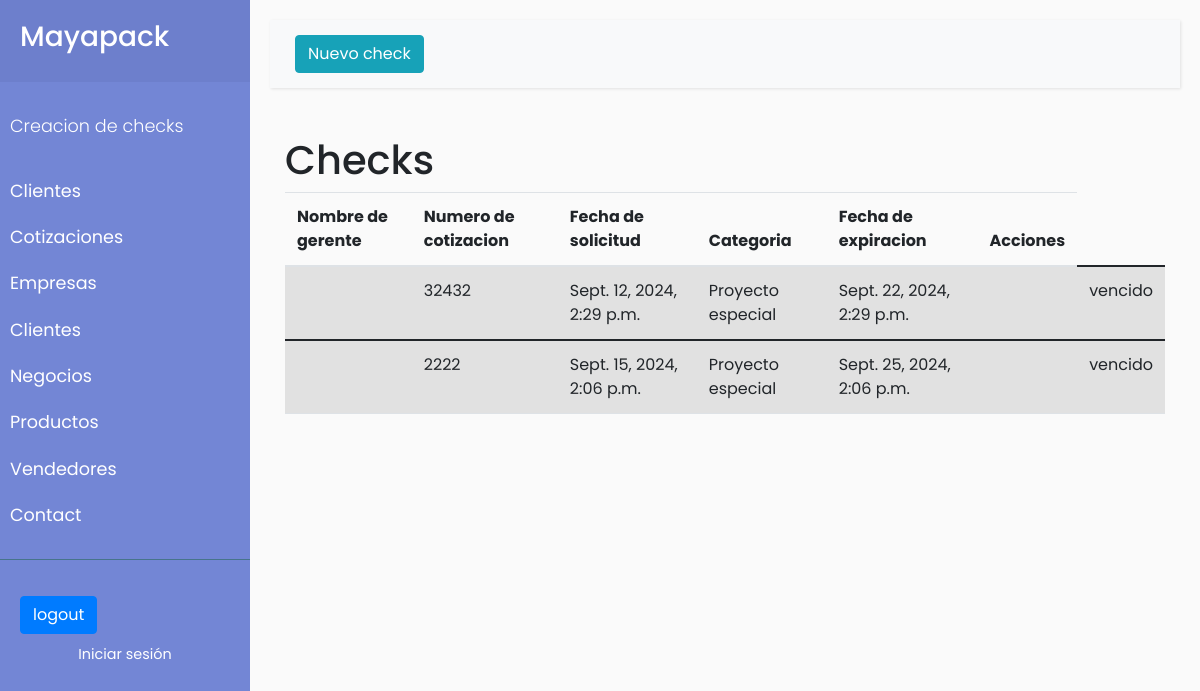
Page /cotizaciones (signed in) on the earlier database version.
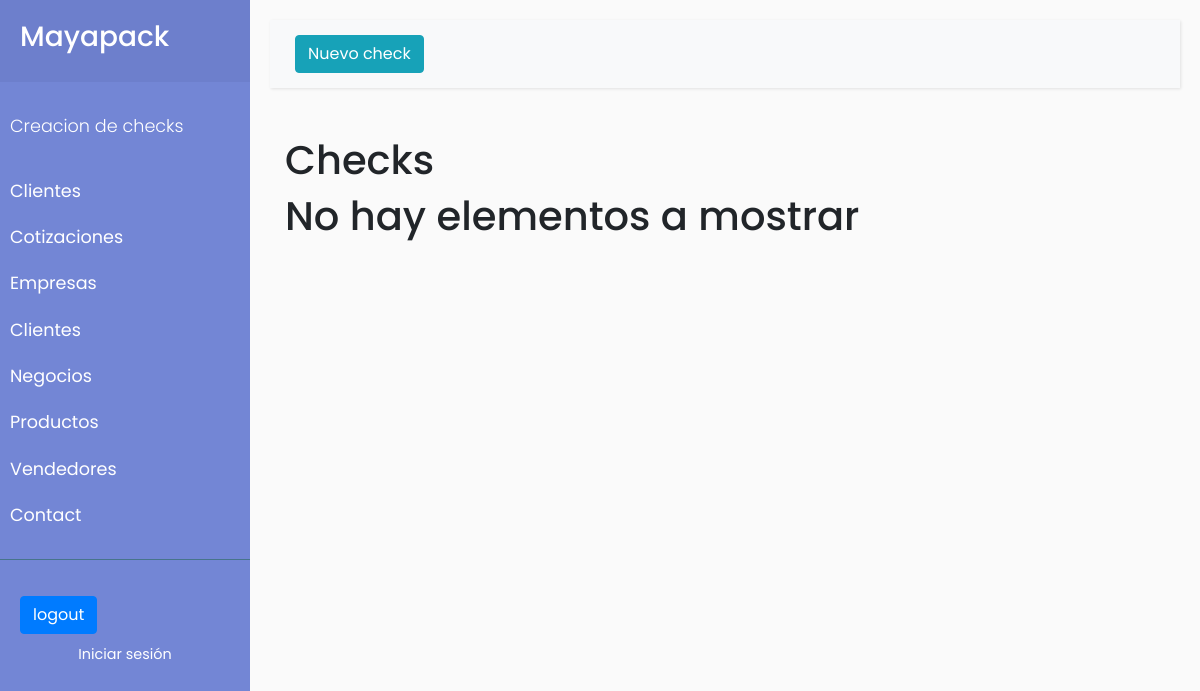
Same page on the later database version.
### cotizaciones/models.py (models this page shows, shortened)
class Check(models.Model):
    autor=models.ForeignKey(User, on_delete=models.SET_NULL, null=True)
    nombre_proyecto = models.CharField(max_length=100, null=True, blank=True)
    numero_cotizacion = models.IntegerField( null=True,  blank=True)
    nombre_empresa = models.ManyToManyField('empresas.Empresa')
    fecha_solicitud = models.DateTimeField(default=datetime.now())
    comentarios_adicionales = models.TextField(max_length=300, blank=True, null=True) #por si existe algun requerimiento en especifico para el proyecto
    estatus=models.ManyToManyField(Status, related_name='status', blank=True) # El estatus se refiere al estado en el pipeline de ventas
    fecha_expiracion=models.DateTimeField(default=timezone.now() + timedelta (days=10))
    vigente=models.BooleanField(default=True, null=True) #Vigencia del check
    cliente=models.ForeignKey('clientes.Cliente', on_delete=models.CASCADE, null=True)
    categoria=models.ManyToManyField(Categoria, related_name='relevancia_check', blank=True) # relevancia de la categoria
    def save(self, *args, **kwargs):
        if not self.pk and 'user' in kwargs:
            self.author = kwargs.pop('user')
        super(Check, self).save(*args, **kwargs)
    def verificar_expiracion(self):
        if self.fecha_expiracion< timezone.now():
            self.vigente=False
            self.save()

class Categoria(models.Model):
    nombre=models.CharField(max_length=100, null=False, unique=True, verbose_name='Nombre')
    class Meta:
        db_table='categories'
        verbose_name='Categoria'
        verbose_name_plural='Categorias'
        ordering=['id']

### cotizaciones/views.py (the view)
# urls.py: path('cotizaciones',views.list, name='cotizaciones'),
def list(request):
    if request.user.is_authenticated:
        check=Check.objects.filter(autor_id=request.user)
        context ={
                  'check':check,
        }
        for obj in check:
             obj.verificar_expiracion()
             obj.save
        return render (request, 'cotizaciones/list.html', {'check': check})
    else:
         return redirect('/accounts/login/')

### cotizaciones/templates/cotizaciones/list.html (shortened to what this page needs)
{% extends 'base.html' %}
{% load static %}
{% block content %}
        <div id="content">
            <nav class="navbar navbar-expand-lg navbar-light bg-light">
                <div class="container-fluid">
                    <button type="button" class="btn btn-info">
                        <a href="{% url 'create' %}" ><span>Nuevo check</span></a>
                    </button>
                </div>
            </nav>
            <div class="container mt-5">
                <h1>Checks</h1>
                <table class="table table-striped">
                        {% if check %}
                                    <thead>
                                    <tr>
                                        <th scope="col">Nombre de gerente</th>
                                        <th scope="col">Numero de cotizacion</th>
                                        <th scope="col">Fecha de solicitud</th>
                                        <th scope="col">Categoria</th>
                                        <th scope="col">Fecha de expiracion</th>
                                        <th scope="col">Acciones</th>
                                    </tr>
                                    </thead>
                            {% for obj in check %}
                                {%if obj.autor.id == user.id %}
                                    <tbody>
                                    <tr>
                                     <th scope="row">{{obj.nombre_gerente}}</th>
                                        <td>{{obj.numero_cotizacion}}</td>
                                        <td> {{obj.fecha_solicitud }}</td>
                                        {% for category in  obj.categoria.all %}
                                        <td>  {{category.nombre}}  </td>
                                        {%endfor %}
                                        <td>{{obj.fecha_expiracion}}</td>
                                        <td>
                                        {%if obj.vigente %}
                                        <a href="{% url 'ver' obj.id  %}">  <i class="bi bi-eye-fill"></i></a>
                                        <a href="{% url 'editar' obj.id  %}"> <i class="bi bi-pencil-square"></i></a>
                                        <a href="{% url 'pdf' obj.id  %}">  <i class="bi bi-file-earmark-pdf"></i></a>
                                        <a href="{% url 'delete' obj.id  %}"><i class="bi bi-trash-fill"></i></a>
                                        </td>
                                        {% else %}
                                        <td> <a href="{% url 'renovar' obj.id  %}">vencido </a> </td>
                                        {% endif %}
                                    </tr>
                                    </tbody>
                                {% endif %}
                            {% endfor %}
                        {% else %}
                        <h1>No hay elementos a mostrar</h1>
                        {% endif %}
                </table>
            </div>
        </div>
 {% endblock %}

Differences in the rows shown:
removed Check: numero_cotizacion "32432", fecha_solicitud "Sept. 12, 2024, 2:29 p.m.", fecha_expiracion "Sept. 22, 2024, 2:29 p.m.", vigente "vencido"
removed Categoria: nombre "Proyecto especial"
removed Check: numero_cotizacion "2222", fecha_solicitud "Sept. 15, 2024, 2:06 p.m.", fecha_expiracion "Sept. 25, 2024, 2:06 p.m.", vigente "vencido"
Other differences:
text no longer shown: "Nombre de gerente Numero de cotizacion Fecha de solicitud Categoria Fecha de expiracion Acciones"
text now shown: "No hay elementos a mostrar"
